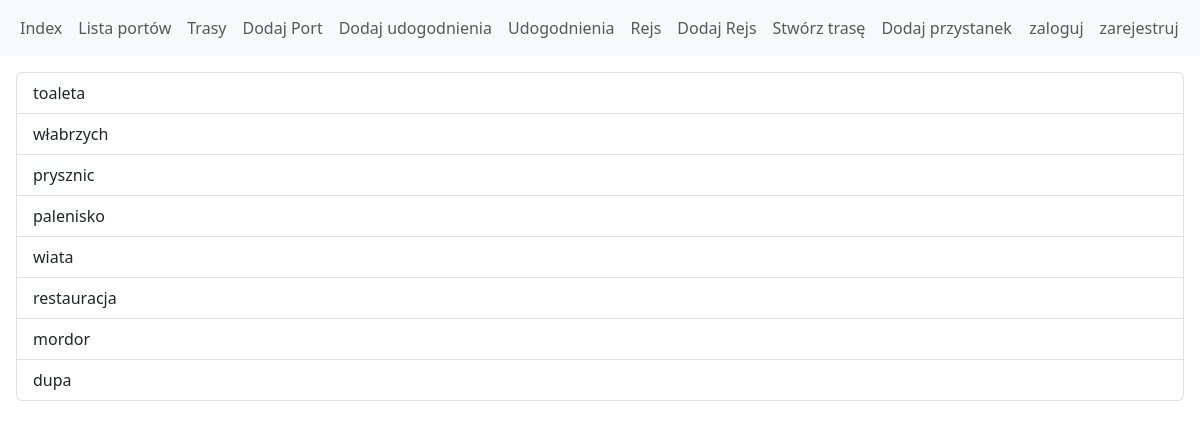
Page /amenities/ on the committed database.
### HavenRouteApp/models.py (models this page shows, shortened)
class Amenity(models.Model):
    name = models.CharField(max_length=128)

### HavenRouteApp/views.py (the view)
# urls.py: path('amenities/', views.AmenitiesListView.as_view(), name='Amenities'),
class AmenitiesListView(ListView):
    model = Amenity
    template_name = 'Amenity_List.html'

### templates/Amenity_List.html (shortened to what this page needs)
{% extends 'base.html' %}
{% block content %}
<!DOCTYPE html>
<html lang="en">
<head>
</head>
<body>
<ul class="list-group">
        {% for amenities in amenity_list %}
            <li class="list-group-item">{{ amenities.name }}</li>
        {% endfor %}
    </ul>
</body>
</html>
{%  endblock %}

### rows in the picture
Amenity: name "toaleta"
Amenity: name "włabrzych"
Amenity: name "prysznic"
Amenity: name "palenisko"
Amenity: name "wiata"
Amenity: name "restauracja"
Amenity: name "mordor"
Amenity: name "dupa"
